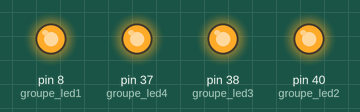
Recording of a program running on a simulated Raspberry Pi (header pin numbers). Parts: output pins drawn as LEDs (lit = HIGH).

Above: at 0.1 s.
At 21.76 s:
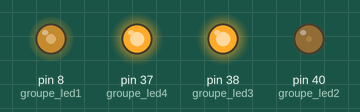
Timing chart, 0 to 22.0 s (numbered marks = the images above):
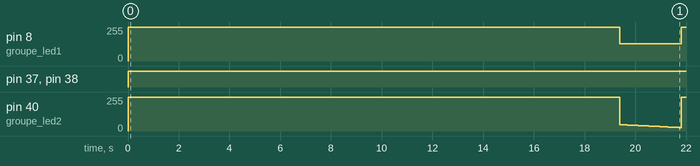

The program:

PWM_v3.py
```python
import RPi.GPIO as GPIO
import time

# DECLARATIONS DES BROCHES #

groupe_led1=8        # LED CENTRALE
groupe_led2=40       # GROUPE INTERIEUR
groupe_led3=38       # GROUPE INTERMEDIAIRE
groupe_led4=37       # GROUPE EXTERIEUR

# DECLARATIONS DES COMPTEURS #

i=0

compteur_tableau_duree=0
compteur_tableau_dc=0
compteur_tableau_frequence=0

# DECLARATION DES TABLEAUX #

# # # # # # # # # # # # # # # # # # # # # # # # # # # #

## TABLEAUX POUR LA LED CENTRALE ##

### FREQUENCE EN HERTZ

tableau_frequence_start1=[1, 2, 1,1,0]
tableau_frequence_end1=[1, 20, 20,1,0]

### RAPPORT DE CYCLE (DUTY CYCLE) NOMBRE REEL > 0 & < 100

tableau_dc_start1=[50.0, 50.0, 50.0,20.0,0.0]
tableau_dc_end1=[40.0, 50.0, 40.0,40.0,0.0]

# # # # # # # # # # # # # # # # # # # # # # # # # # # #

## TABLEAUX POUR LE GROUPE DE LED INTERIEUR ##

### FREQUENCE EN HERTZ

tableau_frequence_start2=[2, 2, 1,9,0]
tableau_frequence_end2=[4, 20, 20,9,0]

### RAPPORT DE CYCLE (DUTY CYCLE) NOMBRE REEL > 0 & < 100

tableau_dc_start2=[50.0, 50.0, 50.0,50.0,0.0]
tableau_dc_end2=[50.0, 10.0, 40.0,50.0,0.0]

# # # # # # # # # # # # # # # # # # # # # # # # # # # #

## TABLEAUX POUR LE GROUPE DE LED INTERMEDIAIRE ##

### FREQUENCE EN HERTZ

tableau_frequence_start3=[2, 2, 8,9,0]
tableau_frequence_end3=[3, 2.5, 8,9.5,0]

### RAPPORT DE CYCLE (DUTY CYCLE) NOMBRE REEL > 0 & < 100

tableau_dc_start3=[50.0, 50.0, 50.0,50.0,0.0]
tableau_dc_end3=[50.0, 50.0, 40.0,50.0,0.0]

# # # # # # # # # # # # # # # # # # # # # # # # # # # #

## TABLEAUX POUR LE GROUPE DE LED EXTERIEUR ##

### FREQUENCE EN HERTZ

tableau_frequence_start4=[2, 8, 1,9,0]
tableau_frequence_end4=[2, 8.5, 20,9,0]

### RAPPORT DE CYCLE (DUTY CYCLE) NOMBRE REEL > 0 & < 100

tableau_dc_start4=[50.0, 50.0, 50.0,50.0,0.0]
tableau_dc_end4=[50.0, 50.0, 35.0,50.0,0.0]

# # # # # # # # # # # # # # # # # # # # # # # # # # # #

## TABLEAUX DES DUREES ##

tableau_duree_sequence=[0,10,20,30,40,0]
duree_totale=40

# DECLARATIONS DES FONCTIONS D'ALLUMAGE / EXTINCTION #

def setup():
    GPIO.setmode(GPIO.BOARD)
    GPIO.setup(groupe_led1, GPIO.OUT)
    GPIO.setup(groupe_led2, GPIO.OUT)
    GPIO.setup(groupe_led3, GPIO.OUT)
    GPIO.setup(groupe_led4, GPIO.OUT)

def end():
    GPIO.output(groupe_led1, GPIO.LOW)
    GPIO.output(groupe_led2, GPIO.LOW)
    GPIO.output(groupe_led3, GPIO.LOW)
    GPIO.output(groupe_led4, GPIO.LOW)
    GPIO.cleanup()

# DEBUT DU PROGRAMME #

setup()

p1= GPIO.PWM(groupe_led1, tableau_frequence_start1[compteur_tableau_frequence])
p1.start(tableau_dc_start1[compteur_tableau_dc])

p2= GPIO.PWM(groupe_led2, tableau_frequence_start2[compteur_tableau_frequence])
p2.start(tableau_dc_start2[compteur_tableau_dc])

p3= GPIO.PWM(groupe_led3, tableau_frequence_start3[compteur_tableau_frequence])
p3.start(tableau_dc_start3[compteur_tableau_dc])

p4= GPIO.PWM(groupe_led4, tableau_frequence_start4[compteur_tableau_frequence])
p4.start(tableau_dc_start4[compteur_tableau_dc])

## CALCUL DES COMPENSATIONS ##

compensation_frequence=(tableau_frequence_end1[compteur_tableau_frequence]-tableau_frequence_start1[compteur_tableau_frequence])/(tableau_duree_sequence[compteur_tableau_duree+1]-tableau_duree_sequence[compteur_tableau_duree])/1000
compensation_dc=(tableau_dc_end1[compteur_tableau_dc]-tableau_dc_start1[compteur_tableau_dc])/(tableau_duree_sequence[compteur_tableau_duree+1]-tableau_duree_sequence[compteur_tableau_duree])/1000

compensation_frequence2=(tableau_frequence_end2[compteur_tableau_frequence]-tableau_frequence_start2[compteur_tableau_frequence])/(tableau_duree_sequence[compteur_tableau_duree+1]-tableau_duree_sequence[compteur_tableau_duree])/1000
compensation_dc2=(tableau_dc_end2[compteur_tableau_dc]-tableau_dc_start2[compteur_tableau_dc])/(tableau_duree_sequence[compteur_tableau_duree+1]-tableau_duree_sequence[compteur_tableau_duree])/1000

compensation_frequence3=(tableau_frequence_end3[compteur_tableau_frequence]-tableau_frequence_start3[compteur_tableau_frequence])/(tableau_duree_sequence[compteur_tableau_duree+1]-tableau_duree_sequence[compteur_tableau_duree])/1000
compensation_dc3=(tableau_dc_end3[compteur_tableau_dc]-tableau_dc_start3[compteur_tableau_dc])/(tableau_duree_sequence[compteur_tableau_duree+1]-tableau_duree_sequence[compteur_tableau_duree])/1000

compensation_frequence4=(tableau_frequence_end4[compteur_tableau_frequence]-tableau_frequence_start4[compteur_tableau_frequence])/(tableau_duree_sequence[compteur_tableau_duree+1]-tableau_duree_sequence[compteur_tableau_duree])/1000
compensation_dc4=(tableau_dc_end4[compteur_tableau_dc]-tableau_dc_start4[compteur_tableau_dc])/(tableau_duree_sequence[compteur_tableau_duree+1]-tableau_duree_sequence[compteur_tableau_duree])/1000

## BOUCLE PRINCIPALE

while i<duree_totale:

    while i<tableau_duree_sequence[compteur_tableau_duree+1]:

        tableau_frequence_start1[compteur_tableau_frequence]=tableau_frequence_start1[compteur_tableau_frequence]+compensation_frequence
        tableau_dc_start1[compteur_tableau_dc]=tableau_dc_start1[compteur_tableau_dc]+compensation_dc

        tableau_frequence_start2[compteur_tableau_frequence]=tableau_frequence_start2[compteur_tableau_frequence]+compensation_frequence2
        tableau_dc_start2[compteur_tableau_dc]=tableau_dc_start2[compteur_tableau_dc]+compensation_dc2

        tableau_frequence_start3[compteur_tableau_frequence]=tableau_frequence_start3[compteur_tableau_frequence]+compensation_frequence3
        tableau_dc_start3[compteur_tableau_dc]=tableau_dc_start3[compteur_tableau_dc]+compensation_dc3

        tableau_frequence_start4[compteur_tableau_frequence]=tableau_frequence_start4[compteur_tableau_frequence]+compensation_frequence4
        tableau_dc_start4[compteur_tableau_dc]=tableau_dc_start4[compteur_tableau_dc]+compensation_dc4

        p1.ChangeFrequency(tableau_frequence_start1[compteur_tableau_frequence])
        p1.ChangeDutyCycle(tableau_dc_start1[compteur_tableau_dc])

        p2.ChangeFrequency(tableau_frequence_start2[compteur_tableau_frequence])
        p2.ChangeDutyCycle(tableau_dc_start2[compteur_tableau_dc])

        p3.ChangeFrequency(tableau_frequence_start3[compteur_tableau_frequence])
        p3.ChangeDutyCycle(tableau_dc_start3[compteur_tableau_dc])

        p4.ChangeFrequency(tableau_frequence_start4[compteur_tableau_frequence])
        p4.ChangeDutyCycle(tableau_dc_start4[compteur_tableau_dc])

        time.sleep(0.001)

        i=i+0.001

    compteur_tableau_duree=compteur_tableau_duree+1
    compteur_tableau_dc=compteur_tableau_dc+1
    compteur_tableau_frequence=compteur_tableau_frequence+1

    compensation_frequence=(tableau_frequence_end1[compteur_tableau_frequence]-tableau_frequence_start1[compteur_tableau_frequence])/(tableau_duree_sequence[compteur_tableau_duree+1]-tableau_duree_sequence[compteur_tableau_duree])/1000
    compensation_dc=(tableau_dc_end1[compteur_tableau_dc]-tableau_dc_start1[compteur_tableau_dc])/(tableau_duree_sequence[compteur_tableau_duree+1]-tableau_duree_sequence[compteur_tableau_duree])/1000

    compensation_frequence2=(tableau_frequence_end2[compteur_tableau_frequence]-tableau_frequence_start2[compteur_tableau_frequence])/(tableau_duree_sequence[compteur_tableau_duree+1]-tableau_duree_sequence[compteur_tableau_duree])/1000
    compensation_dc2=(tableau_dc_end2[compteur_tableau_dc]-tableau_dc_start2[compteur_tableau_dc])/(tableau_duree_sequence[compteur_tableau_duree+1]-tableau_duree_sequence[compteur_tableau_duree])/1000

    compensation_frequence3=(tableau_frequence_end3[compteur_tableau_frequence]-tableau_frequence_start3[compteur_tableau_frequence])/(tableau_duree_sequence[compteur_tableau_duree+1]-tableau_duree_sequence[compteur_tableau_duree])/1000
    compensation_dc3=(tableau_dc_end3[compteur_tableau_dc]-tableau_dc_start3[compteur_tableau_dc])/(tableau_duree_sequence[compteur_tableau_duree+1]-tableau_duree_sequence[compteur_tableau_duree])/1000

    compensation_frequence4=(tableau_frequence_end4[compteur_tableau_frequence]-tableau_frequence_start4[compteur_tableau_frequence])/(tableau_duree_sequence[compteur_tableau_duree+1]-tableau_duree_sequence[compteur_tableau_duree])/1000
    compensation_dc4=(tableau_dc_end4[compteur_tableau_dc]-tableau_dc_start4[compteur_tableau_dc])/(tableau_duree_sequence[compteur_tableau_duree+1]-tableau_duree_sequence[compteur_tableau_duree])/1000

end()

print("Le programme s'est terminé correctement")
```

Measured:
- by itself, pin 8 (groupe_led1): 0/255 → 255/255 at 0.00 s, → 128/255 19.4 s later, → 255/255 2.4 s later
- by itself, pin 37 (groupe_led4), pin 38 (groupe_led3): LOW → HIGH at 0.00 s
- by itself, pin 40 (groupe_led2): ramps from 255/255 to 26/255 and jumps back, once every 21.8 s
